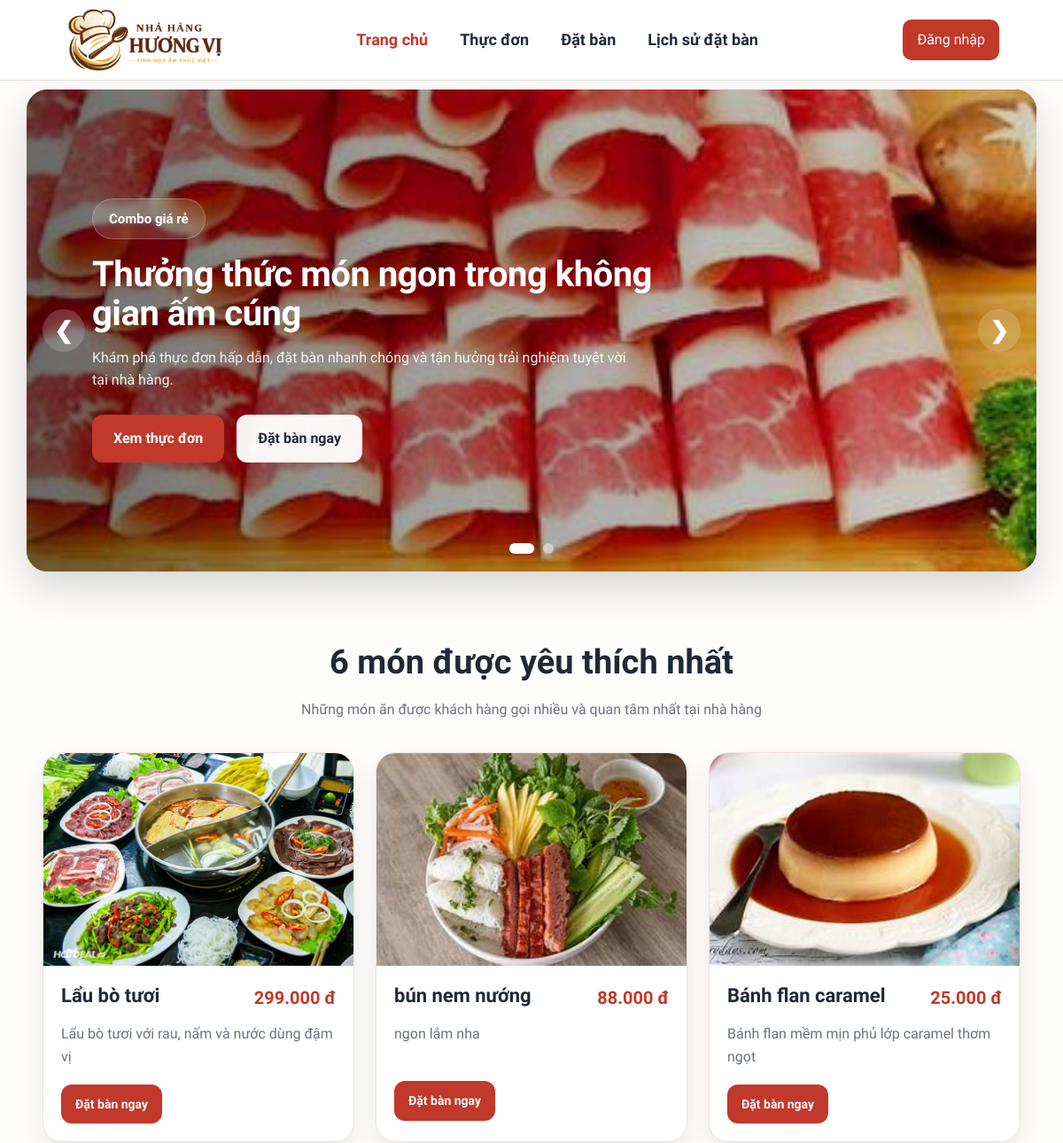
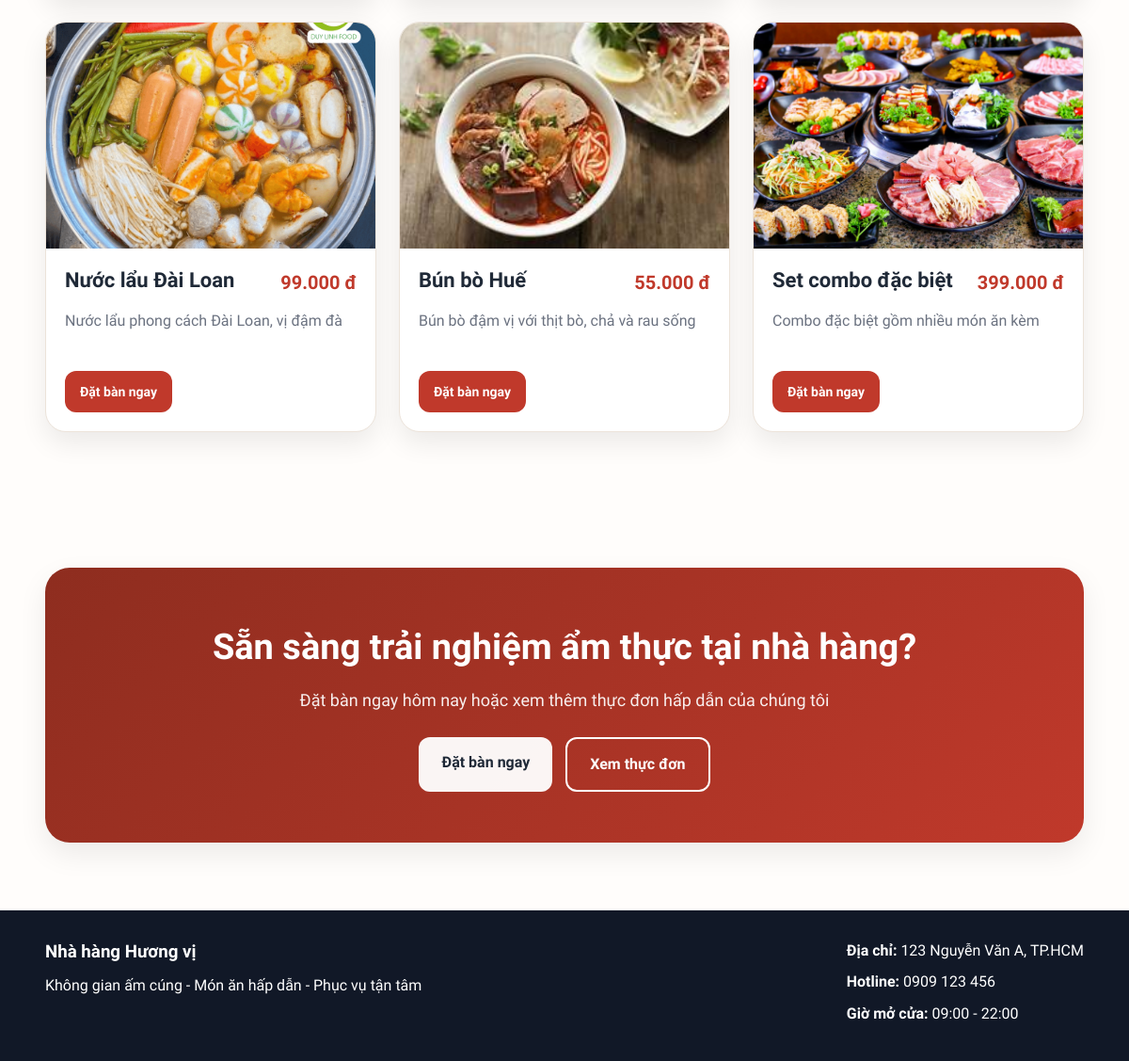
The page / on the database its author committed (2 pictures, top to bottom).
### tables this page shows
CREATE TABLE `menu_items` (
  `item_id` int(11) NOT NULL AUTO_INCREMENT,
  `category_id` int(11) NOT NULL,
  `item_name` varchar(100) NOT NULL,
  `price` decimal(12,2) NOT NULL,
  `description` varchar(255) DEFAULT NULL,
  `image_url` varchar(255) DEFAULT NULL,
  `status` enum('con_hang','het_hang','ngung_ban') NOT NULL DEFAULT 'con_hang',
  PRIMARY KEY (`item_id`),
  UNIQUE KEY `uq_menu_items_item_name` (`item_name`),
  KEY `idx_menu_items_category_id` (`category_id`),
  CONSTRAINT `fk_menu_items_category` FOREIGN KEY (`category_id`) REFERENCES `categories` (`category_id`) ON UPDATE CASCADE
);

### includes/functions.php (called while the page is built, shortened)
<?php
function format_currency($amount): string {
    return number_format((float)$amount, 0, ',', '.') . ' đ';
}
function e($value): string {
    return htmlspecialchars((string)$value, ENT_QUOTES, 'UTF-8');
}

### index.php (the view, shortened to what this page needs)
<?php
require_once __DIR__ . '/config/database.php';
require_once __DIR__ . '/includes/functions.php';
$topItems = [];
$sqlTopItems = "
    SELECT
        mi.item_id,
        mi.item_name,
        mi.price,
        mi.description,
        mi.image_url,
        mi.status,
        c.category_name,
        COALESCE(SUM(od.quantity), 0) AS total_sold
    FROM menu_items mi
    LEFT JOIN categories c ON c.category_id = mi.category_id
    LEFT JOIN order_details od ON od.item_id = mi.item_id
    WHERE mi.status IN ('con_hang')
    GROUP BY
        mi.item_id,
        mi.item_name,
        mi.price,
        mi.description,
        mi.status,
        c.category_name
    ORDER BY total_sold DESC, mi.item_id DESC
    LIMIT 6
";
$resultTopItems = $conn->query($sqlTopItems);
if ($resultTopItems && $resultTopItems->num_rows > 0) {
    while ($row = $resultTopItems->fetch_assoc()) {
        $topItems[] = $row;
    }
}
include __DIR__ . '/includes/header.php';
?>
<section class="hero-slider">
    <div class="slides">
        <div class="slide active" style="background-image: url('/quanlynhahang/assets/images/hero-slide-1.jpg');">
            <div class="slide-overlay"></div>
            <div class="slide-content container">
                <span class="hero-tag">Combo giá rẻ</span>
                <h1>Thưởng thức món ngon trong không gian ấm cúng</h1>
                <p>Khám phá thực đơn hấp dẫn, đặt bàn nhanh chóng và tận hưởng trải nghiệm tuyệt vời tại nhà hàng.</p>
                <div class="hero-buttons">
                    <a href="/quanlynhahang/customer/menu.php" class="btn btn-primary">Xem thực đơn</a>
                    <a href="/quanlynhahang/customer/reservation.php" class="btn btn-light">Đặt bàn ngay</a>
                </div>
            </div>
        </div>
    </div>
    <button class="slider-btn prev" onclick="changeSlide(-1)">&#10094;</button>
    <button class="slider-btn next" onclick="changeSlide(1)">&#10095;</button>
    <div class="slider-dots">
        <span class="dot active" onclick="currentSlide(0)"></span>
        <span class="dot" onclick="currentSlide(1)"></span>
    </div>
</section>
<?php if (!empty($topItems)): ?>
<section class="section-block">
    <div class="container">
        <div class="section-title">
            <h2>6 món được yêu thích nhất</h2>
            <p>Những món ăn được khách hàng gọi nhiều và quan tâm nhất tại nhà hàng</p>
        </div>
        <div class="menu-grid">
            <?php foreach ($topItems as $item): ?>
                <?php
                    $imageUrl = !empty($item['image_url']) ? $item['image_url'] : '/quanlynhahang/assets/images/featured-2.jpg';
                ?>
                <div class="menu-card">
                    <div class="menu-card-image">
                        <img src="<?= e($imageUrl) ?>" alt="<?= e($item['item_name']) ?>">
                    </div>
                    <div class="menu-card-body">
                        <div class="menu-card-top">
                            <h3><?= e($item['item_name']) ?></h3>
                            <span class="menu-price"><?= format_currency($item['price']) ?></span>
                        </div>
                        <p class="menu-description"><?= e($item['description'] ?: 'Chưa có mô tả.') ?></p>
                        <div class="menu-card-actions">
                            <a href="/quanlynhahang/customer/reservation.php?item_id=<?= (int)$item['item_id'] ?>#chon-mon-dat-truoc" class="btn btn-primary btn-sm">
                                Đặt bàn ngay
                            </a>
                        </div>
                    </div>
                </div>
            <?php endforeach; ?>
        </div>
    </div>
</section>
<?php endif; ?>
<section class="section-block">
    <div class="container">
        <div class="cta-banner">
            <h2>Sẵn sàng trải nghiệm ẩm thực tại nhà hàng?</h2>
            <p>Đặt bàn ngay hôm nay hoặc xem thêm thực đơn hấp dẫn của chúng tôi</p>
            <div class="hero-buttons center-buttons">
                <a href="/quanlynhahang/customer/reservation.php" class="btn btn-light">Đặt bàn ngay</a>
                <a href="/quanlynhahang/customer/menu.php" class="btn btn-outline" style="border-color:#fff;color:#fff;">Xem thực đơn</a>
            </div>
        </div>
    </div>
</section>
<?php include __DIR__ . '/includes/footer.php'; ?>

### rows shown on the page
menu_items: image_url (picture), item_name "Lẩu bò tươi", price "299.000 đ", description "Lẩu bò tươi với rau, nấm và nước dùng đậm vị"
menu_items: image_url (picture), item_name "bún nem nướng", price "88.000 đ", description "ngon lắm nha"
menu_items: image_url (picture), item_name "Bánh flan caramel", price "25.000 đ", description "Bánh flan mềm mịn phủ lớp caramel thơm ngọt"
menu_items: image_url (picture), item_name "Nước lẩu Đài Loan", price "99.000 đ", description "Nước lẩu phong cách Đài Loan, vị đậm đà"
menu_items: image_url (picture), item_name "Bún bò Huế", price "55.000 đ", description "Bún bò đậm vị với thịt bò, chả và rau sống"
menu_items: image_url (picture), item_name "Set combo đặc biệt", price "399.000 đ", description "Combo đặc biệt gồm nhiều món ăn kèm"
